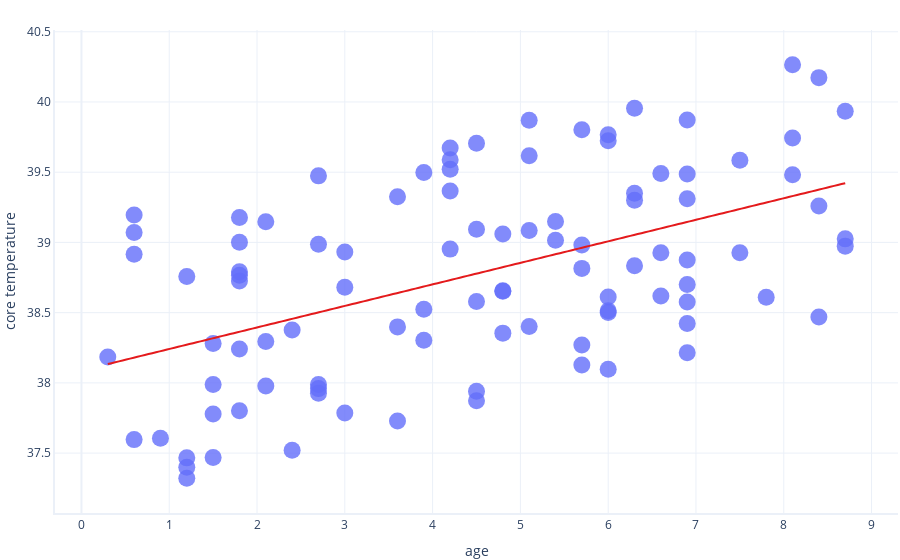

Source (notebook cell):
### Markdown cell above
### Simple linear regression ###

Vamos examinar formalmente a relação entre nossos rótulos e recursos ajustando uma linha (modelo de regressão linear simples) ao conjunto de dados.

### Code cell
import statsmodels.formula.api as smf
import graphing # custom graphing code. See our GitHub repo for details

# Primeiro, definimos nossa fórmula usando uma sintaxe especial 
# Isso diz que a temperatura central é explicada pela idade
formula = "core_temperature ~ age"

# Executar regressão linear.
# Este método cuida de todo o procedimento de ajuste para nós.
model = smf.ols(formula = formula, data = dataset).fit()

# Mostrar um gráfico do resultado
graphing.scatter_2D( dataset
                   , label_x="age"
                   , label_y="core_temperature"
                   , trendline=lambda x: model.params['age'] * x + model.params['Intercept']
                    )
